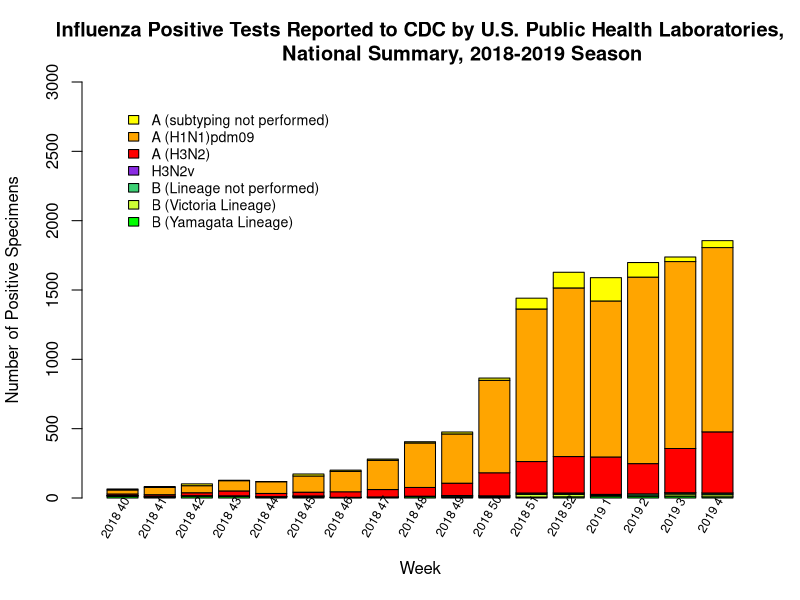

Write the R code that produced this figure.
#Group Members: Omkar Thorat (omkarsun) and Abhishek Bhave (abhave)

#Reading the CSV data file in a dataframe
df <- read.csv("FluView_StackedColumnChart_Data.csv")


#Processing the dataframe and selecting the columns for plotting the graph
df <- df[1:17,]
y<-data.frame(df$BYam, df$BVic, df$B,df$H3N2v, df$A..H3., df$A..2009.H1N1., df$A..Subtyping.not.Performed.)



#Combining the Year and Week Column to make the x axis unique
#Reference: http://www.endmemo.com/program/R/gsub.php
df$Year.Week <- paste(df$YEAR,df$WEEK)
dfYear.Week<-gsub(" ","",df$Year.Week)
date <- as.character(df$Year.Week)
date <- factor(date, levels=unique(date))


#Saving the Graph
#png("public.png",width=600,height=600)


#plotting the bargraph
#Reference: https://www.statmethods.net/graphs/bar.html
bp <- barplot(t(y), 
              col = c("green", "#cdff35", "#3DD074", "blueviolet", "red","orange","yellow"),
              main = "Influenza Positive Tests Reported to CDC by U.S. Public Health Laboratories,
              National Summary, 2018-2019 Season", xlab="Week",
              ylab=("Number of Positive Specimens"), ylim=c(0,3000), axes=TRUE)


#Plotting the legends for understanding of the end user
#Reference: http://www.sthda.com/english/wiki/add-legends-to-plots-in-r-software-the-easiest-way
legend("topleft", inset=.05, c("A (subtyping not performed)","A (H1N1)pdm09","A (H3N2)",
       "H3N2v","B (Lineage not performed)","B (Victoria Lineage)","B (Yamagata Lineage)"), 
       fill=c("yellow","orange","red","blueviolet","#3DD074","#cdff35","green"), cex=0.85, text.font=1, bty="n")


#Formatting the labels on X axis
#Reference: https://stackoverflow.com/questions/10286473/rotating-x-axis-labels-in-r-for-barplot
text(cex=0.75, x=bp-.25, y=bp-140.25, date, xpd=TRUE, srt=60)

#dev.off()